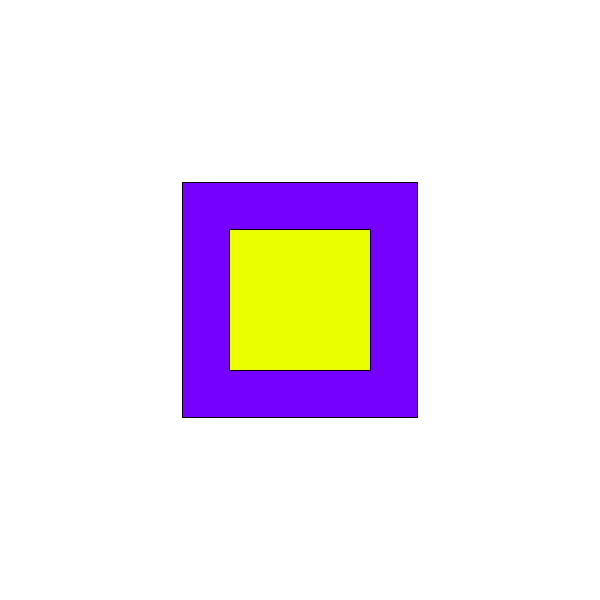
Frame 1 (no input)
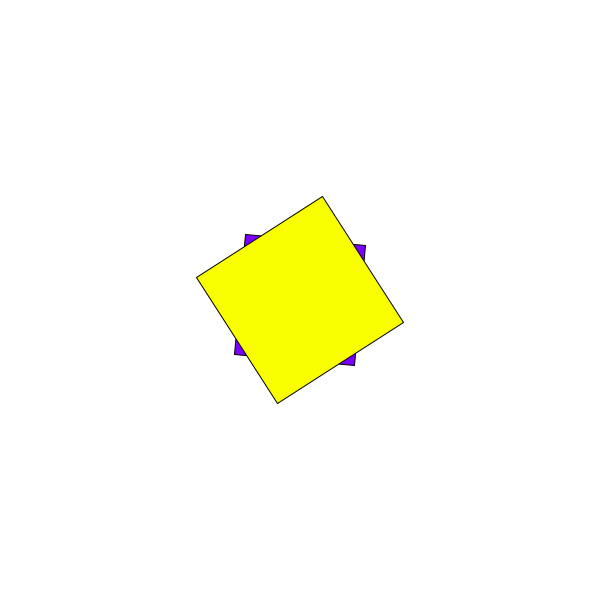
Frame 60 (the mouse pressed at the canvas centre just before this capture)
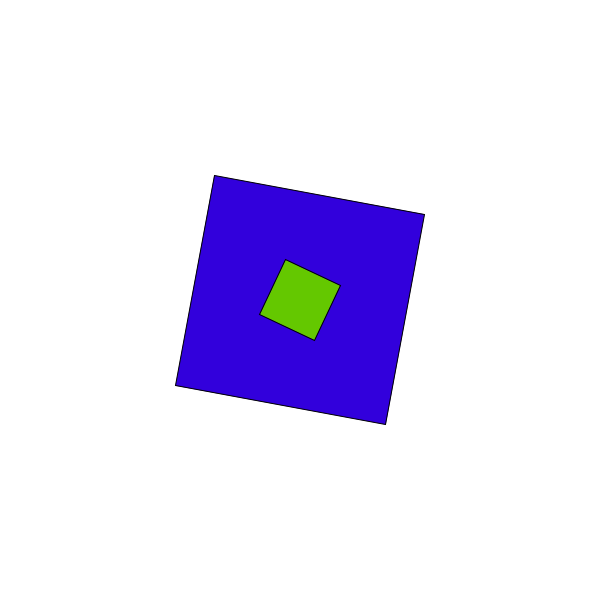
Frame 120 (the mouse held since frame 60 and released just before this capture)

The Processing sketch that drew these frames (run headless with seeded random() and noise(); from frame 60 on, the mouse is pressed at the canvas centre):

// Processing sketch: sketch_04_sine_Movement
// ── sketch_04_sine_Movement.pde
float xp = 0;
float yp = 0;
int w  = 60;
int h  = 60;

float rotVal = 0;
float scaleFac = 2;
float scaleFac2 = 10;

void setup() {

  size(600,600);
  xp = width / 2;
  yp = height * 0.5;
  
}


void draw() {
  background(255);
  
  // Example code to understand pushmatrix and popmatrix
  /*pushMatrix();
  translate(100,100);
  rect(0,0,40,40);
  popMatrix();
  
  rect(0,0,40,40);
  */
  //
  // draw rect
    
  scaleFac = 2 + sin(millis()*0.002);
  scaleFac2 = 3 + cos(millis()*0.0023);
  pushMatrix();
  translate(xp,yp);
  
  rotate(radians(rotVal*0.1));
  fill(scaleFac*50,0,scaleFac*220);
  rect(-w*0.5*scaleFac2,-h*0.5*scaleFac2,w*scaleFac2,h*scaleFac2);
   
  rotate(radians(rotVal));
  fill(scaleFac*100,scaleFac*200,0);
  rect(-w*0.5*scaleFac,-h*0.5*scaleFac,w*scaleFac,h*scaleFac);
  
  popMatrix();
  
  
  // Set rotation value
  rotVal = rotVal + 0.88;
}
